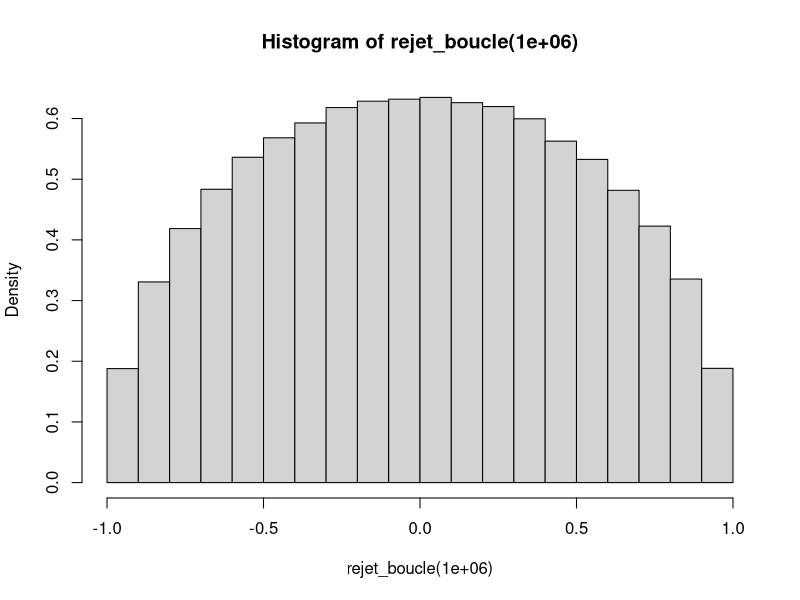

Write the R code that produced this figure.
rm(list=ls())

rejet_boucle<-function(n){
  x <- numeric(n)
  
  for (i in 1:n){
    x[i] <- runif(1, -1, 1)
    u <- runif(1)
    while(u > sqrt(1 - x[i]**2)){
      x[i] <- runif(1, -1, 1)
      u <- runif(1)
    }
  }
  return(x)
}

hist(rejet_boucle(1000000),freq=FALSE)